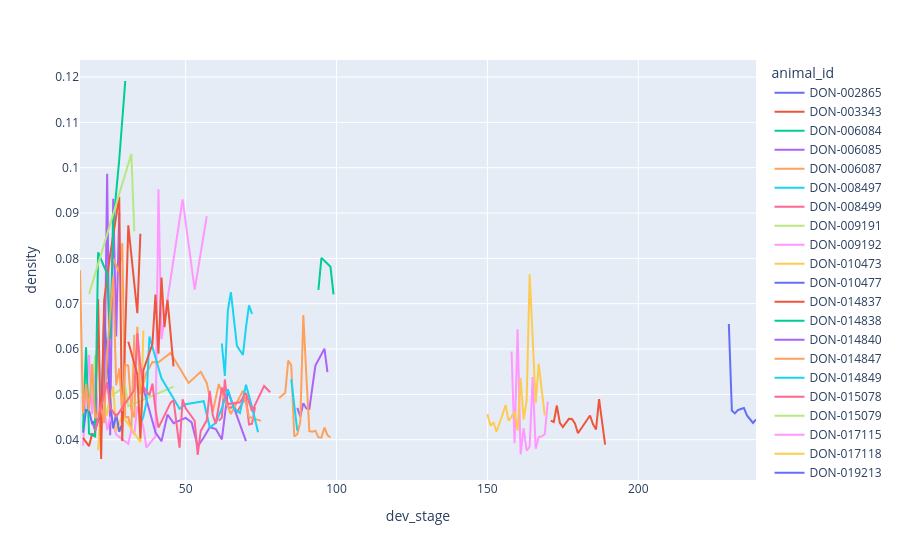

The notebook cell this image was saved under:
### Code cell
fig = px.line(
    summaries_df_connect_thresh, x="dev_stage", y="density", color="animal_id"
)
fig.show()

### Figure 1 — Plotly figure (JSON) as saved in the notebook; plotly's stock layout.template omitted (floating-point values rounded to 4 significant figures)
{"data": [{"hovertemplate": "animal_id=DON-002865<br>dev_stage=%{x}<br>density=%{y}<extra></extra>", "legendgroup": "DON-002865", "line": {"color": "#636efa", "dash": "solid"}, "marker": {"symbol": "circle"}, "mode": "lines", "name": "DON-002865", "orientation": "v", "showlegend": true, "type": "scatter", "x": [230, 231, 232, 233, 234, 235, 236, 238, 239], "xaxis": "x", "y": [0.06553, 0.04643, 0.0458, 0.04652, 0.04678, 0.047, 0.04535, 0.04371, 0.04445], "yaxis": "y"}, {"hovertemplate": "animal_id=DON-003343<br>dev_stage=%{x}<br>density=%{y}<extra></extra>", "legendgroup": "DON-003343", "line": {"color": "#EF553B", "dash": "solid"}, "marker": {"symbol": "circle"}, "mode": "lines", "name": "DON-003343", "orientation": "v", "showlegend": true, "type": "scatter", "x": [171, 172, 173, 174, 175, 177, 178, 179, 180, 184, 185, 186, 187, 188, 189], "xaxis": "x", "y": [0.04421, 0.0439, 0.04753, 0.04374, 0.0428, 0.04461, 0.04458, 0.04361, 0.04143, 0.04535, 0.04341, 0.04227, 0.04893, 0.04374, 0.03894], "yaxis": "y"}, {"hovertemplate": "animal_id=DON-006084<br>dev_stage=%{x}<br>density=%{y}<extra></extra>", "legendgroup": "DON-006084", "line": {"color": "#00cc96", "dash": "solid"}, "marker": {"symbol": "circle"}, "mode": "lines", "name": "DON-006084", "orientation": "v", "showlegend": true, "type": "scatter", "x": [20], "xaxis": "x", "y": [0.04813], "yaxis": "y"}, {"hovertemplate": "animal_id=DON-006085<br>dev_stage=%{x}<br>density=%{y}<extra></extra>", "legendgroup": "DON-006085", "line": {"color": "#ab63fa", "dash": "solid"}, "marker": {"symbol": "circle"}, "mode": "lines", "name": "DON-006085", "orientation": "v", "showlegend": true, "type": "scatter", "x": [19, 20, 22, 23, 24, 25, 26, 27, 28], "xaxis": "x", "y": [0.04411, 0.04204, 0.04601, 0.04588, 0.09865, 0.04101, 0.09317, 0.06278, 0.09014], "yaxis": "y"}, {"hovertemplate": "animal_id=DON-006087<br>dev_stage=%{x}<br>density=%{y}<extra></extra>", "legendgroup": "DON-006087", "line": {"color": "#FFA15A", "dash": "solid"}, "marker": {"symbol": "circle"}, "mode": "lines", "name": "DON-006087", "orientation": "v", "showlegend": true, "type": "scatter", "x": [26, 28, 29, 30, 31, 32, 33], "xaxis": "x", "y": [0.07995, 0.07693, 0.08339, 0.04498, 0.04501, 0.04209, 0.06313], "yaxis": "y"}, {"hovertemplate": "animal_id=DON-008497<br>dev_stage=%{x}<br>density=%{y}<extra></extra>", "legendgroup": "DON-008497", "line": {"color": "#19d3f3", "dash": "solid"}, "marker": {"symbol": "circle"}, "mode": "lines", "name": "DON-008497", "orientation": "v", "showlegend": true, "type": "scatter", "x": [62, 63, 64, 65, 67, 69, 70, 71, 72], "xaxis": "x", "y": [0.06122, 0.05406, 0.06856, 0.07255, 0.06069, 0.0587, 0.06479, 0.06962, 0.06776], "yaxis": "y"}, {"hovertemplate": "animal_id=DON-008499<br>dev_stage=%{x}<br>density=%{y}<extra></extra>", "legendgroup": "DON-008499", "line": {"color": "#FF6692", "dash": "solid"}, "marker": {"symbol": "circle"}, "mode": "lines", "name": "DON-008499", "orientation": "v", "showlegend": true, "type": "scatter", "x": [61, 62, 63, 64, 65, 66, 67, 69, 70, 71, 72, 73], "xaxis": "x", "y": [0.04418, 0.04487, 0.05329, 0.04721, 0.04702, 0.04758, 0.04604, 0.04821, 0.04941, 0.04336, 0.04352, 0.04718], "yaxis": "y"}, {"hovertemplate": "animal_id=DON-009191<br>dev_stage=%{x}<br>density=%{y}<extra></extra>", "legendgroup": "DON-009191", "line": {"color": "#B6E880", "dash": "solid"}, "marker": {"symbol": "circle"}, "mode": "lines", "name": "DON-009191", "orientation": "v", "showlegend": true, "type": "scatter", "x": [16, 17, 18, 19, 20, 21, 23, 24, 25, 30, 31, 46], "xaxis": "x", "y": [0.04516, 0.05427, 0.04813, 0.04925, 0.05843, 0.05881, 0.04549, 0.04651, 0.04941, 0.05186, 0.04737, 0.05171], "yaxis": "y"}, {"hovertemplate": "animal_id=DON-009192<br>dev_stage=%{x}<br>density=%{y}<extra></extra>", "legendgroup": "DON-009192", "line": {"color": "#FF97FF", "dash": "solid"}, "marker": {"symbol": "circle"}, "mode": "lines", "name": "DON-009192", "orientation": "v", "showlegend": true, "type": "scatter", "x": [16, 18, 19, 20, 21, 22, 23, 24, 25, 27, 31, 32, 33, 34, 36, 37, 39, 40, 41, 42, 49, 53, 57], "xaxis": "x", "y": [0.0387, 0.05871, 0.04561, 0.05451, 0.04638, 0.04638, 0.04723, 0.04214, 0.04503, 0.04112, 0.03908, 0.04217, 0.04117, 0.04742, 0.04281, 0.03825, 0.0399, 0.04066, 0.09524, 0.06215, 0.093, 0.07309, 0.0893], "yaxis": "y"}, {"hovertemplate": "animal_id=DON-010473<br>dev_stage=%{x}<br>density=%{y}<extra></extra>", "legendgroup": "DON-010473", "line": {"color": "#FECB52", "dash": "solid"}, "marker": {"symbol": "circle"}, "mode": "lines", "name": "DON-010473", "orientation": "v", "showlegend": true, "type": "scatter", "x": [21, 22, 24, 26, 27, 29, 35, 36], "xaxis": "x", "y": [0.03764, 0.0484, 0.04537, 0.05176, 0.04183, 0.04533, 0.03945, 0.06411], "yaxis": "y"}, {"hovertemplate": "animal_id=DON-010477<br>dev_stage=%{x}<br>density=%{y}<extra></extra>", "legendgroup": "DON-010477", "line": {"color": "#636efa", "dash": "solid"}, "marker": {"symbol": "circle"}, "mode": "lines", "name": "DON-010477", "orientation": "v", "showlegend": true, "type": "scatter", "x": [16, 17, 18, 19, 22, 23, 25, 26, 27, 28, 29], "xaxis": "x", "y": [0.04154, 0.04654, 0.04639, 0.04365, 0.04482, 0.06747, 0.04821, 0.04249, 0.04567, 0.04175, 0.04347], "yaxis": "y"}, {"hovertemplate": "animal_id=DON-014837<br>dev_stage=%{x}<br>density=%{y}<extra></extra>", "legendgroup": "DON-014837", "line": {"color": "#EF553B", "dash": "solid"}, "marker": {"symbol": "circle"}, "mode": "lines", "name": "DON-014837", "orientation": "v", "showlegend": true, "type": "scatter", "x": [16, 18, 19, 20, 21, 22, 23, 25, 28, 29, 31, 34, 35], "xaxis": "x", "y": [0.04039, 0.03859, 0.04125, 0.04103, 0.07105, 0.03574, 0.0707, 0.08082, 0.09361, 0.03973, 0.08729, 0.0679, 0.08543], "yaxis": "y"}, {"hovertemplate": "animal_id=DON-014838<br>dev_stage=%{x}<br>density=%{y}<extra></extra>", "legendgroup": "DON-014838", "line": {"color": "#00cc96", "dash": "solid"}, "marker": {"symbol": "circle"}, "mode": "lines", "name": "DON-014838", "orientation": "v", "showlegend": true, "type": "scatter", "x": [16, 17, 18, 20, 21, 24, 25, 26, 28, 30], "xaxis": "x", "y": [0.04225, 0.06037, 0.04133, 0.04074, 0.08135, 0.07659, 0.06222, 0.0875, 0.1018, 0.1191], "yaxis": "y"}, {"hovertemplate": "animal_id=DON-014840<br>dev_stage=%{x}<br>density=%{y}<extra></extra>", "legendgroup": "DON-014840", "line": {"color": "#ab63fa", "dash": "solid"}, "marker": {"symbol": "circle"}, "mode": "lines", "name": "DON-014840", "orientation": "v", "showlegend": true, "type": "scatter", "x": [36, 40, 42, 44, 46, 48, 50, 52, 54, 56, 58, 60, 62, 64, 70], "xaxis": "x", "y": [0.05128, 0.04162, 0.03965, 0.04556, 0.04365, 0.04414, 0.0448, 0.04381, 0.03852, 0.0405, 0.04275, 0.04236, 0.04006, 0.05076, 0.03969], "yaxis": "y"}, {"hovertemplate": "animal_id=DON-014847<br>dev_stage=%{x}<br>density=%{y}<extra></extra>", "legendgroup": "DON-014847", "line": {"color": "#FFA15A", "dash": "solid"}, "marker": {"symbol": "circle"}, "mode": "lines", "name": "DON-014847", "orientation": "v", "showlegend": true, "type": "scatter", "x": [15, 16, 17, 18, 19, 20, 22, 23, 24, 25, 26, 27, 28, 29, 30, 31, 32, 33, 34, 35, 37, 39, 41, 45, 51, 55, 57, 59, 61, 63, 64, 65, 69, 71, 75], "xaxis": "x", "y": [0.0774, 0.04573, 0.05226, 0.04643, 0.05667, 0.04477, 0.04712, 0.04369, 0.05945, 0.06707, 0.07602, 0.052, 0.05571, 0.04639, 0.05655, 0.05639, 0.04662, 0.0449, 0.06493, 0.05001, 0.05476, 0.05716, 0.05708, 0.05913, 0.05251, 0.05499, 0.05253, 0.04617, 0.05227, 0.04882, 0.04707, 0.04567, 0.05083, 0.045, 0.04416], "yaxis": "y"}, {"hovertemplate": "animal_id=DON-014849<br>dev_stage=%{x}<br>density=%{y}<extra></extra>", "legendgroup": "DON-014849", "line": {"color": "#19d3f3", "dash": "solid"}, "marker": {"symbol": "circle"}, "mode": "lines", "name": "DON-014849", "orientation": "v", "showlegend": true, "type": "scatter", "x": [35, 36, 37, 38, 42, 48, 50, 56, 58, 60, 62, 64, 66, 68, 70, 72, 74], "xaxis": "x", "y": [0.04333, 0.04511, 0.04816, 0.06276, 0.05354, 0.04681, 0.04784, 0.0485, 0.0427, 0.04371, 0.04689, 0.0511, 0.04684, 0.04588, 0.05211, 0.04721, 0.04165], "yaxis": "y"}, {"hovertemplate": "animal_id=DON-015078<br>dev_stage=%{x}<br>density=%{y}<extra></extra>", "legendgroup": "DON-015078", "line": {"color": "#FF6692", "dash": "solid"}, "marker": {"symbol": "circle"}, "mode": "lines", "name": "DON-015078", "orientation": "v", "showlegend": true, "type": "scatter", "x": [20, 24, 25, 27, 33, 34, 35, 36, 38, 39, 40, 41, 45, 46, 47, 48, 49, 50, 53, 54, 55, 56, 57, 58, 59, 60, 62, 64, 68, 70, 72, 76, 78], "xaxis": "x", "y": [0.04194, 0.05272, 0.04712, 0.04509, 0.05096, 0.06349, 0.05637, 0.05168, 0.04982, 0.05235, 0.04675, 0.04267, 0.04814, 0.04871, 0.04342, 0.03822, 0.04893, 0.04692, 0.04418, 0.03664, 0.0419, 0.04318, 0.04427, 0.05078, 0.04538, 0.04355, 0.05147, 0.04786, 0.04826, 0.0503, 0.04631, 0.05186, 0.05046], "yaxis": "y"}, {"hovertemplate": "animal_id=DON-015079<br>dev_stage=%{x}<br>density=%{y}<extra></extra>", "legendgroup": "DON-015079", "line": {"color": "#B6E880", "dash": "solid"}, "marker": {"symbol": "circle"}, "mode": "lines", "name": "DON-015079", "orientation": "v", "showlegend": true, "type": "scatter", "x": [18, 32, 33], "xaxis": "x", "y": [0.07211, 0.103, 0.08594], "yaxis": "y"}, {"hovertemplate": "animal_id=DON-017115<br>dev_stage=%{x}<br>density=%{y}<extra></extra>", "legendgroup": "DON-017115", "line": {"color": "#FF97FF", "dash": "solid"}, "marker": {"symbol": "circle"}, "mode": "lines", "name": "DON-017115", "orientation": "v", "showlegend": true, "type": "scatter", "x": [158, 159, 160, 161, 162, 163, 164, 165, 166, 167, 168, 169, 170], "xaxis": "x", "y": [0.05944, 0.03921, 0.06435, 0.03674, 0.04255, 0.03757, 0.03846, 0.05383, 0.03801, 0.04056, 0.04074, 0.0412, 0.0484], "yaxis": "y"}, {"hovertemplate": "animal_id=DON-017118<br>dev_stage=%{x}<br>density=%{y}<extra></extra>", "legendgroup": "DON-017118", "line": {"color": "#FECB52", "dash": "solid"}, "marker": {"symbol": "circle"}, "mode": "lines", "name": "DON-017118", "orientation": "v", "showlegend": true, "type": "scatter", "x": [150, 151, 152, 153, 155, 156, 157, 158, 159, 160, 161, 162, 163, 164, 166, 167, 169], "xaxis": "x", "y": [0.04569, 0.04307, 0.04384, 0.04177, 0.04551, 0.04765, 0.04422, 0.04506, 0.04625, 0.04201, 0.05362, 0.0445, 0.04863, 0.07651, 0.04806, 0.05674, 0.04535], "yaxis": "y"}, {"hovertemplate": "animal_id=DON-019213<br>dev_stage=%{x}<br>density=%{y}<extra></extra>", "legendgroup": "DON-019213", "line": {"color": "#636efa", "dash": "solid"}, "marker": {"symbol": "circle"}, "mode": "lines", "name": "DON-019213", "orientation": "v", "showlegend": true, "type": "scatter", "x": [34], "xaxis": "x", "y": [0.09751], "yaxis": "y"}, {"hovertemplate": "animal_id=DON-019542<br>dev_stage=%{x}<br>density=%{y}<extra></extra>", "legendgroup": "DON-019542", "line": {"color": "#EF553B", "dash": "solid"}, "marker": {"symbol": "circle"}, "mode": "lines", "name": "DON-019542", "orientation": "v", "showlegend": true, "type": "scatter", "x": [31, 34, 35, 36, 39, 40, 41, 42, 43, 44, 46], "xaxis": "x", "y": [0.06161, 0.05443, 0.04029, 0.05534, 0.06108, 0.07203, 0.05897, 0.07576, 0.06484, 0.07086, 0.05616], "yaxis": "y"}, {"hovertemplate": "animal_id=DON-019608<br>dev_stage=%{x}<br>density=%{y}<extra></extra>", "legendgroup": "DON-019608", "line": {"color": "#00cc96", "dash": "solid"}, "marker": {"symbol": "circle"}, "mode": "lines", "name": "DON-019608", "orientation": "v", "showlegend": true, "type": "scatter", "x": [94, 95, 98, 99], "xaxis": "x", "y": [0.07306, 0.08011, 0.07814, 0.07208], "yaxis": "y"}, {"hovertemplate": "animal_id=DON-019609<br>dev_stage=%{x}<br>density=%{y}<extra></extra>", "legendgroup": "DON-019609", "line": {"color": "#ab63fa", "dash": "solid"}, "marker": {"symbol": "circle"}, "mode": "lines", "name": "DON-019609", "orientation": "v", "showlegend": true, "type": "scatter", "x": [87, 88, 89, 90, 91, 93, 96, 97], "xaxis": "x", "y": [0.04702, 0.04511, 0.04805, 0.04691, 0.0468, 0.05637, 0.06006, 0.05491], "yaxis": "y"}, {"hovertemplate": "animal_id=DON-019747<br>dev_stage=%{x}<br>density=%{y}<extra></extra>", "legendgroup": "DON-019747", "line": {"color": "#FFA15A", "dash": "solid"}, "marker": {"symbol": "circle"}, "mode": "lines", "name": "DON-019747", "orientation": "v", "showlegend": true, "type": "scatter", "x": [81, 83, 84, 85, 86, 87, 88, 89, 90, 91, 92, 93, 94, 95, 96, 97, 98], "xaxis": "x", "y": [0.0492, 0.05038, 0.05748, 0.05642, 0.04069, 0.04122, 0.04392, 0.0675, 0.05417, 0.04188, 0.04175, 0.04199, 0.04053, 0.04048, 0.0427, 0.041, 0.0405], "yaxis": "y"}, {"hovertemplate": "animal_id=DON-019748<br>dev_stage=%{x}<br>density=%{y}<extra></extra>", "legendgroup": "DON-019748", "line": {"color": "#19d3f3", "dash": "solid"}, "marker": {"symbol": "circle"}, "mode": "lines", "name": "DON-019748", "orientation": "v", "showlegend": true, "type": "scatter", "x": [85, 87], "xaxis": "x", "y": [0.05329, 0.04201], "yaxis": "y"}], "layout": {"legend": {"title": {"text": "animal_id"}, "tracegroupgap": 0}, "margin": {"t": 60}, "xaxis": {"anchor": "y", "domain": [0, 1], "title": {"text": "dev_stage"}}, "yaxis": {"anchor": "x", "domain": [0, 1], "title": {"text": "density"}}}}
